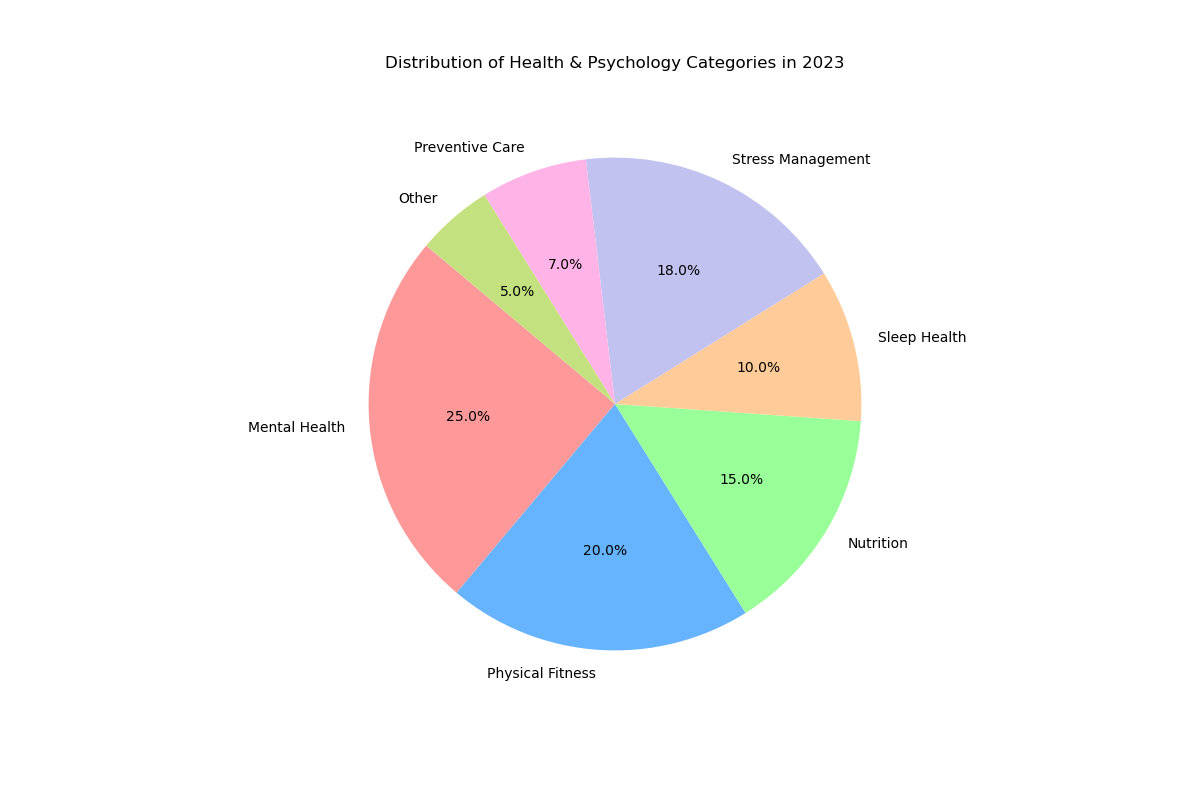

Recreate this plot in Python.

import matplotlib.pyplot as plt

# Data points
categories = ['Mental Health', 'Physical Fitness', 'Nutrition', 'Sleep Health', 'Stress Management', 'Preventive Care', 'Other']
percentage = [25.0, 20.0, 15.0, 10.0, 18.0, 7.0, 5.0]
colors = ['#ff9999', '#66b3ff', '#99ff99', '#ffcc99', '#c2c2f0', '#ffb3e6', '#c4e17f']

# Create a pie chart
plt.figure(figsize=(12, 8))  # Modify the width and height of the chart
plt.pie(percentage, labels=categories, colors=colors, autopct='%1.1f%%', startangle=140)

# Chart title
plt.title('Distribution of Health & Psychology Categories in 2023', pad=20)

# Display the chart
plt.show()
